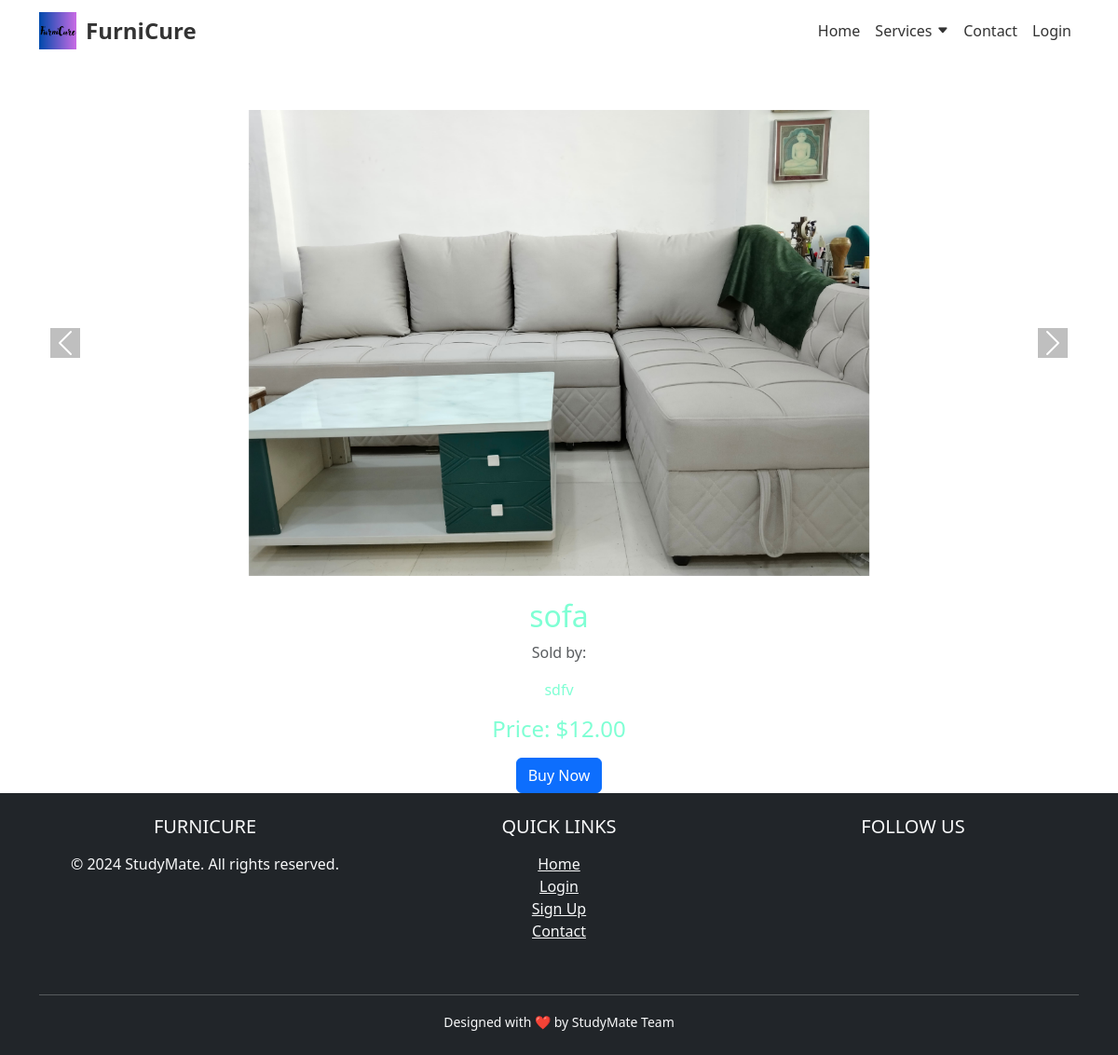
Screenshot of /product/2/ with the database file from the repository.
### eco/models.py (models this page shows, shortened)
class Product(models.Model):
    shopkeeper = models.ForeignKey(Shopkeeper, on_delete=models.CASCADE)
    name = models.CharField(max_length=255)
    description = models.TextField()
    category = models.ForeignKey(Category, on_delete=models.CASCADE)
    price = models.DecimalField(max_digits=10, decimal_places=2)
    image = models.ImageField(upload_to='product_images/')
    image2 = models.ImageField(upload_to='product_images/', blank=True, null=True)
    image3 = models.ImageField(upload_to='product_images/', blank=True, null=True)
    image4 = models.ImageField(upload_to='product_images/', blank=True, null=True)
    is_out_of_stock = models.BooleanField(default=False)
    is_sold = models.BooleanField(default=False)  # New field for sold status

### eco/views.py (the view)
# urls.py: path('product/<int:product_id>/', views.product_detail, name='product_detail'),
def product_detail(request, product_id):
    product = Product.objects.get(id=product_id)
    return render(request, 'product_detail.html', {'product': product})

### templates/product_detail.html (shortened to what this page needs)
{% extends 'base.html' %}
{% block body %}
  <div class="product-detail container mt-5">
    <div id="productCarousel" class="carousel slide" data-bs-ride="carousel">
      <div class="carousel-inner">
        <div class="carousel-item active">
          <img src="{{ product.image.url }}" alt="{{ product.name }}" class="d-block w-100" style="height: 500px; object-fit: contain;" />
        </div>
      </div>
      <button class="carousel-control-prev" type="button" data-bs-target="#productCarousel" data-bs-slide="prev" style="width: 5%;">
        <span class="carousel-control-prev-icon" aria-hidden="true" style="font-size: 2em; background-color: rgba(0, 0, 0, 0.5);"></span>
      </button>
      <button class="carousel-control-next" type="button" data-bs-target="#productCarousel" data-bs-slide="next" style="width: 5%;">
        <span class="carousel-control-next-icon" aria-hidden="true" style="font-size: 2em; background-color: rgba(0, 0, 0, 0.5);"></span>
      </button>
    </div>
    <div class="mt-4 text-center">
      <h2>{{ product.name }}</h2>
      <p class="text-muted">
        Sold by: <strong>{{ product.shop.name }}</strong>
      </p>
      <p>{{ product.description }}</p>
      <h4>Price: ${{ product.price }}</h4>
    </div>
      <div class="text-center mt-3">
        <form method="GET" action="{% url 'checkout' product.id %}">
            <button type="submit" class="btn btn-primary">Buy Now</button>
        </form>
    </div>
  </div>
{% endblock %}

### templates/base.html (style rules this page uses)
body { display: flex; flex-direction: column; min-height: 100vh; color: aquamarine; }

### rows the page displays
Product: image (picture), name "sofa", description "sdfv", price "12.00"
